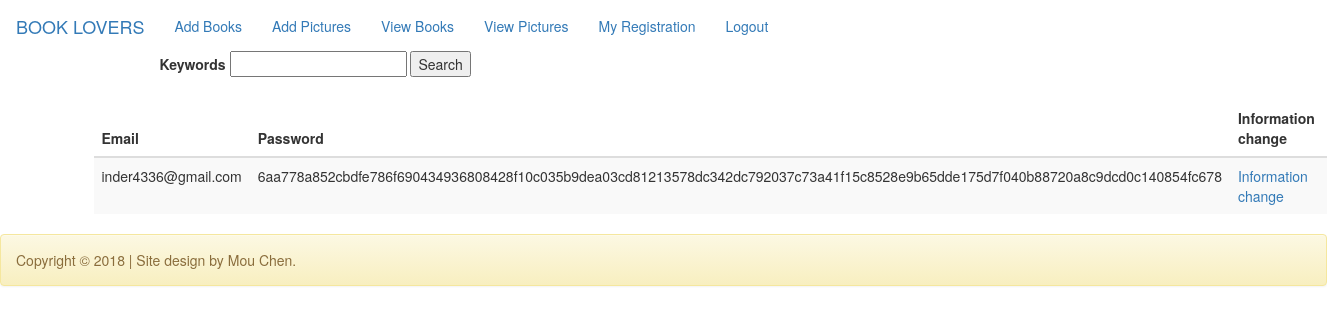
Page /registrations.php (signed in) on the committed database.
### tables this page shows
CREATE TABLE IF NOT EXISTS `user` (
  `user_id` int(10) NOT NULL AUTO_INCREMENT,
  `username` varchar(100) NOT NULL,
  `password` varchar(255) NOT NULL,
  PRIMARY KEY (`user_id`)
);

### registrations.php (the view, shortened to what this page needs)
<!DOCTYPE html>
<html>
<head>
	<?php ob_start();
	require_once('header.php');
	?>
	<link rel="stylesheet" href="https://maxcdn.bootstrapcdn.com/bootstrap/3.3.7/css/bootstrap.min.css">
	<link rel="stylesheet" href="https://maxcdn.bootstrapcdn.com/bootstrap/3.3.7/css/bootstrap-theme.min.css">
</head>
<body>
	<main class="container">
		<?php
		try {
		require_once('db.php');
		$sql = "SELECT * FROM user";
		$cmd = $conn->prepare($sql);
		$cmd->execute();
		$user = $cmd->fetchAll();
		echo '<table class="table table-striped">
				<thead>
					<th>Email</th>
					<th>Password</th>
					<th>Information change</th>
					<th>Delete</th>
					</thead>
					<tbody>';
			foreach ($user as $user) {
				echo '<tr><td>' . $user['username'] . '</td> <td>' . $user['password'] . '</td><td><a href="changeInfo.php?user_id=' . $user['user_id'] . '"> Information change </a></td><td><a href="delete-registration.php?user_id=' . $user['user_id'] . '"onclick="return confirm (\'Are you sure?\');"> Delete </a></td></tr>';
			}
			echo '</tbody></table>';
		}
		catch(Exception $e) {
			mail('chenmou929@gmail.com', 'User Database Problems!', $e);
			header('location:error.php');
		}
		?>
	</main>
<?php require_once('footer.php'); ?>
</body>
</html>

### rows in the picture
user: username "inder4336@gmail.com", password "6aa778a852cbdfe786f690434936808428f10c035b9dea03cd81213578dc342dc792037c73a41f15c8528e9b65dde175d7f040b88720a8c9dcd0c140854fc678"
